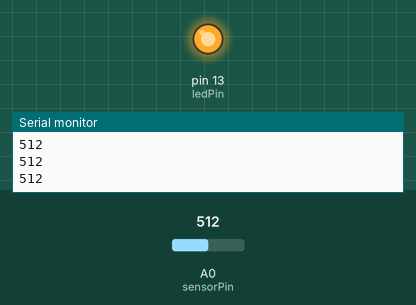
This sketch was run on a simulated Arduino Uno, built with avr-gcc and run on an emulated ATmega328P. On the bench: output pins drawn as LEDs (lit = HIGH), the last lines printed to the serial monitor. Inputs (shaded band) come from the test bench; at power-on: A0 (sensorPin) = 512.

Above: at 1.2 s.
1.3 s: A0 (sensorPin) set to 885
2.8 s: A0 (sensorPin) set to 909
At 4.0 s:
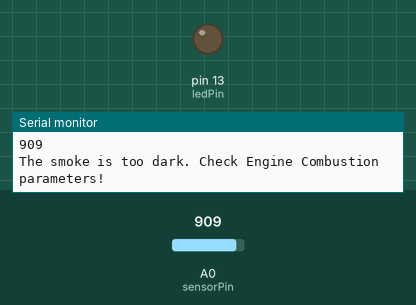
4.3 s: A0 (sensorPin) set to 900
At 5.2 s:
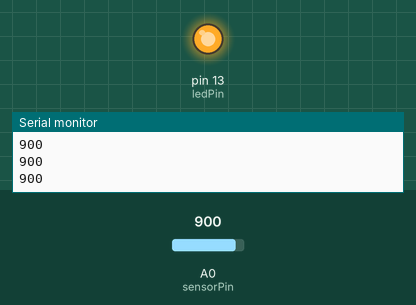
Timing chart, 0 to 7.3 s (numbered marks = the images above; inputs shaded):
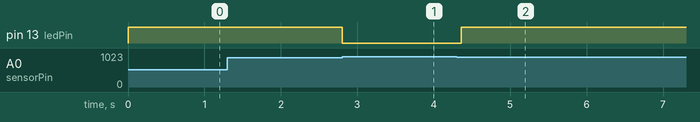

Measured:
- the behaviour switches between 900 and 901 on A0 (sensorPin) (found by bisection; images 0 and 1)
- after the input at 2.8 s, pin 13 (ledPin): HIGH → LOW at once
- after the input at 4.3 s, pin 13 (ledPin): LOW → HIGH after 0.06 s

The sketch:

LDR_print.ino
```cpp
int sensorPin = A0; // analog input pin
int ledPin = LED_BUILTIN; //pin of the onboard LED
int sensorValue = 0; // varialbe that stores the LDR sensor value

void setup()
{
  pinMode(ledPin, OUTPUT);
  Serial.begin(9600);
}

void loop()
{
  sensorValue = analogRead(sensorPin);
  if (sensorValue > 900)
  {
    digitalWrite(ledPin, LOW);
    Serial.println("The smoke is too dark. Check Engine Combustion parameters!");
  }
  else
  {
    digitalWrite(ledPin, HIGH);
  }
  Serial.println(sensorValue, DEC);
}
```
